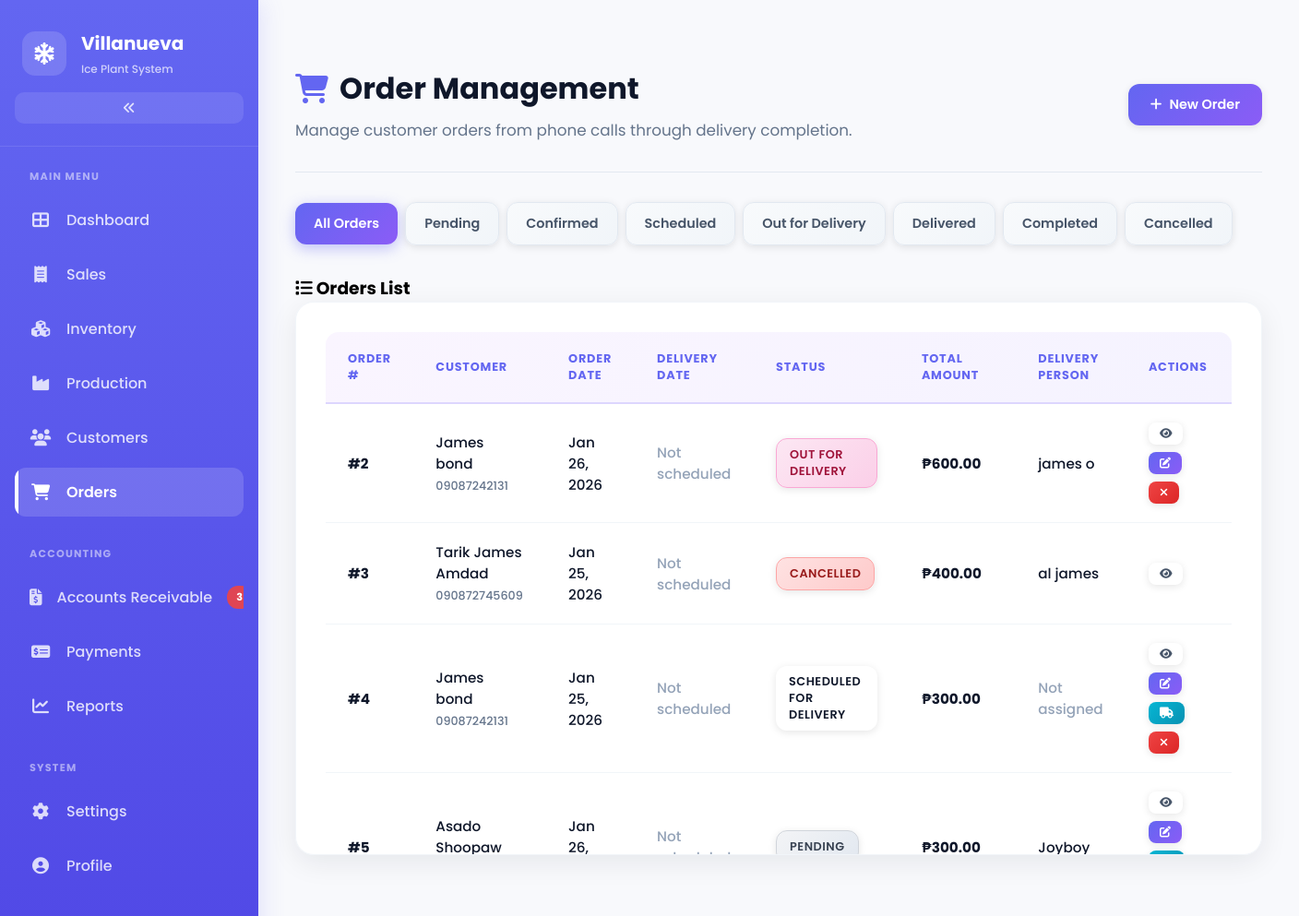
Screenshot of /capstone/pages/orders.php (signed in) with the database file from the repository.
### tables this page shows
CREATE TABLE `orders` (
  `Order_ID` int UNSIGNED NOT NULL,
  `Customer_ID` int UNSIGNED NOT NULL,
  `Sale_ID` int UNSIGNED DEFAULT NULL,
  `order_date` datetime DEFAULT NULL,
  `order_status` enum('pending','Confirmed','Scheduled for Delivery','Out for Delivery','delivered','Completed','Cancelled') DEFAULT 'pending',
  `total_amount` decimal(12,2) DEFAULT NULL,
  `remarks` varchar(255) DEFAULT NULL,
  `created_at` timestamp NULL DEFAULT NULL,
  `updated_at` timestamp NULL DEFAULT NULL
);

CREATE TABLE `customers` (
  `Customer_ID` int UNSIGNED NOT NULL,
  `type` varchar(50) DEFAULT NULL,
  `phone_number` varchar(20) DEFAULT NULL,
  `address` varchar(255) DEFAULT NULL,
  `created_at` timestamp NULL DEFAULT NULL,
  `updated_at` timestamp NULL DEFAULT NULL,
  `customer_name` varchar(255) NOT NULL
);

CREATE TABLE `delivery` (
  `Delivery_ID` int UNSIGNED NOT NULL,
  `Order_ID` int UNSIGNED NOT NULL,
  `delivery_address` varchar(255) DEFAULT NULL,
  `schedule_date` date DEFAULT NULL,
  `actual_date_arrived` date DEFAULT NULL,
  `delivery_status` varchar(50) DEFAULT NULL,
  `delivered_by` varchar(100) DEFAULT NULL,
  `delivered_to` varchar(100) DEFAULT NULL,
  `created_at` timestamp NULL DEFAULT NULL,
  `updated_at` timestamp NULL DEFAULT NULL
);

### capstone/pages/orders.php (the view, shortened to what this page needs)
<?php
require_once '../api/orders_backend.php';
$status_filter = $_GET['status'] ?? '';
$status_where = '';
$orders_query = "SELECT
    o.Order_ID,
    o.order_date,
    o.order_status,
    o.total_amount,
    o.remarks,
    o.created_at,
    d.Delivery_ID,
    d.schedule_date as delivery_date,
    d.delivery_status,
    c.customer_name,
    c.phone_number,
    c.address as customer_address,
    d.delivered_by as delivery_person_name
FROM orders o
INNER JOIN customers c ON o.Customer_ID = c.Customer_ID
LEFT JOIN delivery d ON o.Order_ID = d.Order_ID
$status_where
ORDER BY o.created_at DESC
LIMIT 100";
$orders_result = $conn->query($orders_query);
?>
<!DOCTYPE html>
<html lang="en">
<head>
    <link rel="stylesheet" href="https://cdnjs.cloudflare.com/ajax/libs/font-awesome/6.5.1/css/all.min.css">
    <link rel="stylesheet" href="../assets/css/style.css">
    <link rel="stylesheet" href="../assets/css/orders.css">
</head>
<body>
<div class="dashboard-wrapper">
    <aside class="sidebar" id="sidebar">
        <div class="sidebar-header">
            <div class="sidebar-brand">
                <div class="brand-icon">
                    <i class="fas fa-snowflake"></i>
                </div>
                <div class="brand-text">
                    <h2>Villanueva</h2>
                    <p>Ice Plant System</p>
                </div>
            </div>
            <button class="sidebar-toggle" id="sidebarToggle" aria-label="Toggle sidebar">
                <i class="fas fa-angles-left"></i>
            </button>
        </div>
        <nav class="sidebar-menu">
            <div class="menu-section">
                <div class="menu-label">Main Menu</div>
                <a href="../index.php" class="menu-item">
                    <i class="fas fa-th-large"></i>
                    <span>Dashboard</span>
                </a>
                <a href="sales.php" class="menu-item">
                    <i class="fas fa-receipt"></i>
                    <span>Sales</span>
                </a>
                <a href="inventory.php" class="menu-item">
                    <i class="fas fa-cubes"></i>
                    <span>Inventory</span>
                </a>
                <a href="production.php" class="menu-item">
                    <i class="fas fa-industry"></i>
                    <span>Production</span>
                </a>
                <a href="users.php" class="menu-item">
                    <i class="fas fa-users"></i>
                    <span>Customers</span>
                </a>
                <a href="orders.php" class="menu-item active">
                    <i class="fas fa-shopping-cart"></i>
                    <span>Orders</span>
                </a>
            </div>
            <div class="menu-section">
                <div class="menu-label">Accounting</div>
                <a href="#" class="menu-item">
                    <i class="fas fa-file-invoice-dollar"></i>
                    <span>Accounts Receivable</span>
                    <span class="menu-item-badge">3</span>
                </a>
                <a href="#" class="menu-item">
                    <i class="fas fa-money-check-alt"></i>
                    <span>Payments</span>
                </a>
                <a href="reports.php" class="menu-item">
                    <i class="fas fa-chart-line"></i>
                    <span>Reports</span>
                </a>
            </div>
            <div class="menu-section">
                <div class="menu-label">System</div>
                <a href="#" class="menu-item">
                    <i class="fas fa-cog"></i>
                    <span>Settings</span>
                </a>
                <a href="#" class="menu-item">
                    <i class="fas fa-user-circle"></i>
                    <span>Profile</span>
                </a>
            </div>
        </nav>
    </aside>
    <main class="main-content">
        <div class="container">
            <div class="page-header">
                <div>
                    <h1 class="page-title"><i class="fas fa-shopping-cart"></i> Order Management</h1>
                    <p class="page-subtitle">Manage customer orders from phone calls through delivery completion.</p>
                </div>
                <button onclick="showCreateOrderModal()" class="btn btn-primary">
                    <i class="fas fa-plus"></i> New Order
                </button>
            </div>
            <div class="filter-tabs">
                <a href="orders.php?status=all" class="filter-tab <?php echo empty($status_filter) || $status_filter === 'all' ? 'active' : ''; ?>">
                    All Orders
                </a>
                <a href="orders.php?status=pending" class="filter-tab <?php echo $status_filter === 'pending' ? 'active' : ''; ?>">
                    Pending
                </a>
                <a href="orders.php?status=Confirmed" class="filter-tab <?php echo $status_filter === 'Confirmed' ? 'active' : ''; ?>">
                    Confirmed
                </a>
                <a href="orders.php?status=Scheduled for Delivery" class="filter-tab <?php echo $status_filter === 'Scheduled for Delivery' ? 'active' : ''; ?>">
                    Scheduled
                </a>
                <a href="orders.php?status=Out for Delivery" class="filter-tab <?php echo $status_filter === 'Out for Delivery' ? 'active' : ''; ?>">
                    Out for Delivery
                </a>
                <a href="orders.php?status=Delivered (Pending Cash Turnover)" class="filter-tab <?php echo $status_filter === 'Delivered (Pending Cash Turnover)' ? 'active' : ''; ?>">
                    Delivered
                </a>
                <a href="orders.php?status=Completed" class="filter-tab <?php echo $status_filter === 'Completed' ? 'active' : ''; ?>">
                    Completed
                </a>
                <a href="orders.php?status=Cancelled" class="filter-tab <?php echo strtolower($status_filter) === 'cancelled' ? 'active' : ''; ?>">
                    Cancelled
                </a>
            </div>
            <div class="card">
                <div class="card-header">
                    <h3><i class="fas fa-list"></i> Orders List</h3>
                </div>
                <div class="card-body">
                    <?php if ($orders_result && $orders_result->num_rows > 0): ?>
                        <div class="table-container" style="max-height: 600px; overflow-y: auto;">
                            <table class="table">
                                <thead>
                                    <tr>
                                        <th>Order #</th>
                                        <th>Customer</th>
                                        <th>Order Date</th>
                                        <th>Delivery Date</th>
                                        <th>Status</th>
                                        <th>Total Amount</th>
                                        <th>Delivery Person</th>
                                        <th>Actions</th>
                                    </tr>
                                </thead>
                                <tbody>
                                    <?php while ($order = $orders_result->fetch_assoc()):
                                        $status_for_class = strtolower($order['order_status']);
                                        $status_for_class = str_replace([' ', '(', ')', 'pendingcash', 'turnover'], ['', '', '', '', ''], $status_for_class);
                                        $status_class = 'status-' . $status_for_class;
                                    ?>
                                        <tr>
                                            <td><strong>#<?php echo $order['Order_ID']; ?></strong></td>
                                            <td>
                                                <?php echo htmlspecialchars($order['customer_name']); ?><br>
                                                <small style="color: #64748b;"><?php echo htmlspecialchars($order['phone_number']); ?></small>
                                            </td>
                                            <td>
                                                <?php echo date('M d, Y', strtotime($order['order_date'])); ?>
                                            </td>
                                            <td>
                                                <?php if (!empty($order['delivery_date'])): ?>
                                                    <?php echo date('M d, Y', strtotime($order['delivery_date'])); ?>
                                                <?php else: ?>
                                                    <span style="color: #94a3b8;">Not scheduled</span>
                                                <?php endif; ?>
                                            </td>
                                            <td>
                                                <span class="status-badge <?php echo $status_class; ?>">
                                                    <?php echo htmlspecialchars($order['order_status']); ?>
                                                </span>
                                            </td>
                                            <td><strong>₱<?php echo number_format($order['total_amount'], 2); ?></strong></td>
                                            <td>
                                                <?php if (!empty($order['delivery_person_name'])): ?>
                                                    <span><?php echo htmlspecialchars($order['delivery_person_name']); ?></span>
                                                <?php else: ?>
                                                    <span style="color: #94a3b8;">Not assigned</span>
                                                <?php endif; ?>
                                            </td>
                                            <td>
                                                <div class="order-actions">
                                                    <button onclick="viewOrderDetails(<?php echo $order['Order_ID']; ?>)" class="btn btn-sm btn-secondary" title="View Details">
                                                        <i class="fas fa-eye"></i>
                                                    </button>
                                                    <?php
                                                    $is_completed = in_array(strtolower($order['order_status']), ['completed']);
                                                    $is_cancelled = in_array(strtolower($order['order_status']), ['cancelled']);
                                                    $can_assign = in_array($order['order_status'], ['Confirmed', 'Scheduled for Delivery', 'pending', 'Requested']);
                                                    ?>
                                                    <?php if (!$is_completed && !$is_cancelled): ?>
                                                        <button class="btn btn-sm btn-primary update-status-btn"
                                                                title="Update Status"
                                                                type="button"
                                                                data-order-id="<?php echo intval($order['Order_ID']); ?>"
                                                                data-status="<?php echo htmlspecialchars(trim($order['order_status']), ENT_QUOTES, 'UTF-8'); ?>">
                                                            <i class="fas fa-edit"></i>
                                                        </button>
                                                    <?php endif; ?>
                                                    <?php if ($can_assign): ?>
                                                        <button onclick="assignDelivery(<?php echo $order['Order_ID']; ?>)" class="btn btn-sm btn-info" title="Assign Delivery">
                                                            <i class="fas fa-truck"></i>
                                                        </button>
                                                    <?php endif; ?>
                                                    <?php if (!$is_completed && !$is_cancelled): ?>
                                                        <button onclick="cancelOrder(<?php echo $order['Order_ID']; ?>)" class="btn btn-sm btn-danger" title="Cancel Order">
                                                            <i class="fas fa-times"></i>
                                                        </button>
                                                    <?php endif; ?>
                                                </div>
                                            </td>
                                        </tr>
                                    <?php endwhile; ?>
                                </tbody>
                            </table>
                        </div>
                    <?php endif; ?>
                </div>
            </div>
        </div>
    </main>
</div>
</body>
</html>

### rows the page displays
orders: Order_ID "2", Customer_ID.customer_name "James bond", Customer_ID.phone_number "09087242131", order_date "Jan 26, 2026", order_status "OUT FOR DELIVERY", total_amount "600.00", delivery.delivered_by "james o"
orders: Order_ID "3", Customer_ID.customer_name "Tarik James Amdad", Customer_ID.phone_number "090872745609", order_date "Jan 25, 2026", order_status "CANCELLED", total_amount "400.00", delivery.delivered_by "al james"
orders: Order_ID "4", Customer_ID.customer_name "James bond", Customer_ID.phone_number "09087242131", order_date "Jan 25, 2026", order_status "SCHEDULED FOR DELIVERY", total_amount "300.00", shows "Not assigned"
orders: Order_ID "5", Customer_ID.customer_name "Asado Shoopaw", order_date "Jan 26,…", order_status "PENDING", total_amount "300.00", delivery.delivered_by "Joyboy"
